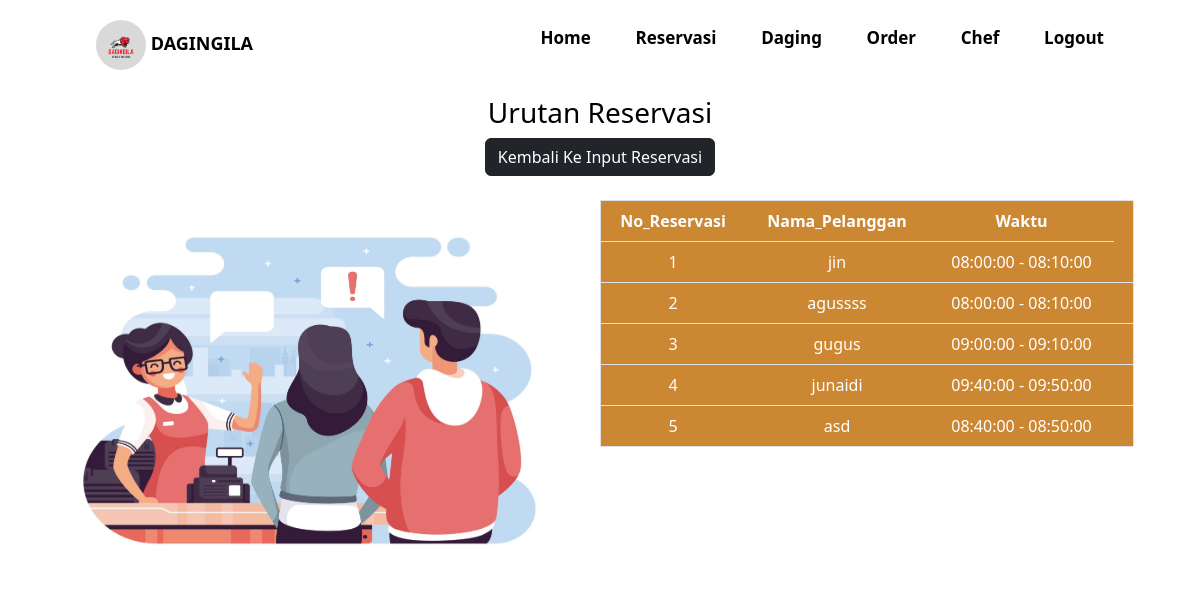
Screenshot of /hasil_reservasi.php (signed in) with the database file from the repository.
### tables this page shows
CREATE TABLE `antrian` (
  `id` int(11) NOT NULL,
  `nama` varchar(13) NOT NULL,
  `id_waktu` int(11) NOT NULL
);

CREATE TABLE `waktu` (
  `id_waktu` int(11) NOT NULL,
  `waktu_mulai` time NOT NULL,
  `waktu_selesai` time NOT NULL
);

### hasil_reservasi.php (the view, shortened to what this page needs)
<!DOCTYPE html>
<html>
<head>
  <link href="https://cdn.jsdelivr.net/npm/bootstrap@5.2.2/dist/css/bootstrap.min.css" rel="stylesheet">
  <link rel="stylesheet" type="text/css" href="reservasi.css">
</head>
<body>
<nav>
  <a><img src="assets/LOGO.png" width="50px"  class="rounded-circle">
  DAGINGILA</a>
            <ul>
                <li><a href="utama.php">Home</a></li>
                <li><a href="reservasi.php">Reservasi</a></li>
                <li><a href="daftardaging.php" >Daging</a></li>
                <li><a href="order.php">Order</a></li>
                <li><a href="chef.php">Chef</a></li>
                <li><a href="logout.php">Logout</a></li>
            </ul>
</nav>
<br> <br> <br> <br>
  <div class="inputBox">
<div class="container text-center">
  <div class="row">
    <div class="col-20">
    <h3> Urutan Reservasi</h3>
   <a type="submit" href="reservasi.php" class="btn btn-dark" >Kembali Ke Input Reservasi</a> <br>
  </div>
  <div class="row">
    <div class="col-6">
<img src="assets/antri1.jpg" width="500px" height="400px"><br><br>
    </div>
    <div class="col-6">
<br>
<table class="table text-white" border="1solid"  bgcolor="#cc8733">
  <thead>
    <tr>
      <th scope="col">No_Reservasi</th>
      <th scope="col">Nama_Pelanggan</th>
      <th scope="col">Waktu</th>
    </tr>
  </thead>
    <?php
                                include('koneksi.php');
                                $id = 0 ;
                                $sql  = "SELECT * FROM `antrian` INNER JOIN waktu ON antrian.id_waktu = waktu.id_waktu ; " ;
                                $query  = mysqli_query($connect, $sql);
                                while ($data = mysqli_fetch_array($query)) {
                                    $id++;
                            ?>
  <tbody>
         <tr>
                                    <td><?= $id ?></td>
                                    <td><?= $data['nama']; ?></td>
                                    <td><?= $data['waktu_mulai']; ?> - <?= $data['waktu_selesai']; ?> </td>
                      <td >
                                </tr>
                            <?php
                          }
                          ?>
                          </tbody>
      </table>     </center>
</body>   </html>

### reservasi.css (style rules this page uses)
body { background: rgb(255, 255, 255); color: rgb(0, 0, 0); }
nav { width: 100%; position: absolute; top: 0; left: 0; padding: 20px 8%; display: flex; align-items: center; justify-content: space-between; background-color: rgba(255, 255, 255, 0); font-size: 18px; font-weight: bold; }
nav ul li { list-style: none; display: inline-block; margin-left: 40px; }
nav ul li a { text-decoration: none; color: #000000; font-size: 17px; }

### rows the page displays
antrian: nama "jin", id_waktu.waktu_mulai "08:00:00", id_waktu.waktu_selesai "08:10:00"
antrian: nama "agussss", id_waktu.waktu_mulai "08:00:00", id_waktu.waktu_selesai "08:10:00"
antrian: nama "gugus", id_waktu.waktu_mulai "09:00:00", id_waktu.waktu_selesai "09:10:00"
antrian: nama "junaidi", id_waktu.waktu_mulai "09:40:00", id_waktu.waktu_selesai "09:50:00"
antrian: nama "asd", id_waktu.waktu_mulai "08:40:00", id_waktu.waktu_selesai "08:50:00"
